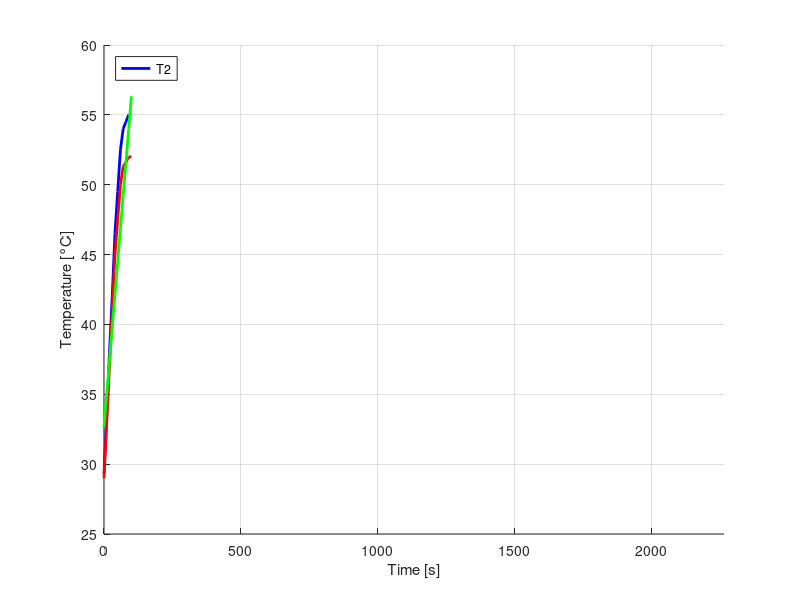

This chart was generated by the following MATLAB code:
clc;
clear;
close all;

load("out11.mat");
data_wanted = [29.3 33.5 38 42 46.5 49.5 52.5 54 54.5 55 55];
data =        [29 33 37 41 45 47.5 50 51.3 51.6 52 52];
e = data_wanted - data;
u = [0 10 20 30 40 50 60 70 80 90 100]';
l=ones(size(u)); % jednotkovy vektor

% a) ----

h1=[l,u]; % matica H
theta1=inv(h1'*h1)*h1'*data'; % odhad parametrov
y1=h1*theta1;   % vektor vystupov modelu
% e=y-y1;   % vektor odchylok
q1=e'*e;      % suma kvadratov odchylok 

% b) ----

u2 = u.^2;
h2 = [l,u,u2];
theta_kvadr=inv(h2'*h2)*h2'*data'; % odhad parametrov 
y2 = h2 * theta_kvadr;

% c) ----

h3 = [l,sqrt(u)];
theta_odmoc = inv(h3'*h3)*h3'*data';
y3 = h3 * theta_odmoc;


% prevodova charakteristika
figure(1)
hold on
plot(u,data_wanted,'b', 'LineWidth', 2)
plot(u,data,'r','LineWidth', 2)
plot(u,y1,'g','LineWidth', 2)
% plot(u,y2,'k','LineWidth', 2)
% plot(u,y3,'c','LineWidth', 2)
grid on
legend('Ziadane hodnoty', ...
	'Merane hodnoty', ...
	'Linearna regresia', ...
	'Kvadraticka regresia', ...
	'Odmocninova regresia', ...
	"Location","northwest")
% 	'Linearna regresia')
% 	'Kvadraticka regresia', ...
% 	'Odmocninova regresia', ...
% 	"Location","northwest")
ylabel("T2 [˚C]")
xlabel("Vykon spiraly [%]")
hold off


% vykreslenie grafu ----

% figure(2)
% x= 0:0.2:2264.4;
% y_graph= out.ScopeData.signals.values;
% y2_graph= out.ScopeData.signals(2).values;
% plot (x,y_graph)
% hold on

% plot (x,y2_graph,'r')
ylabel("Temperature [°C]")
xlabel("Time [s]")
xlim([0, 2264.4])
legend("T2")
grid on

% plot (x,y2_graph)
% xlabel("Temperature [°C]")
% ylabel("Time [s]")
% xlim([0, 2264.4])
% legend("T2")
% grid on

